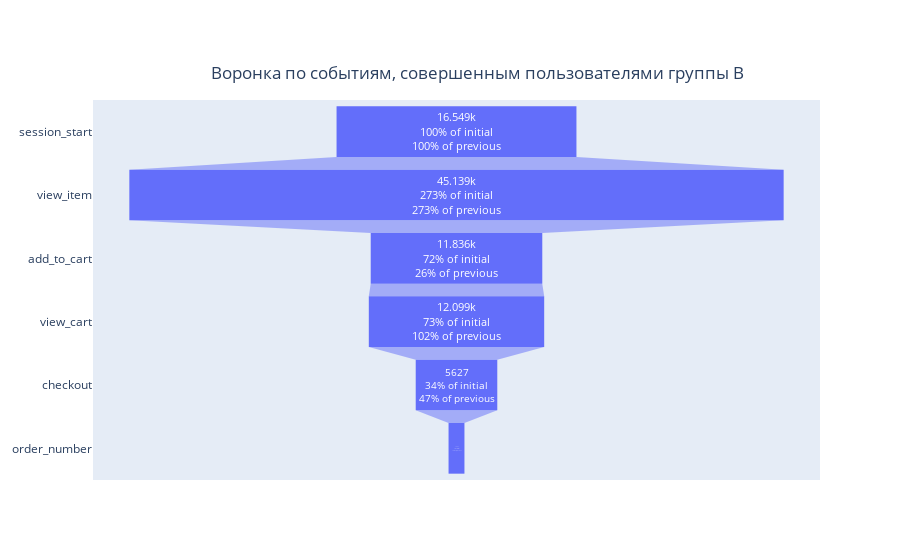

Notebook source saved alongside this figure:
### Code cell
# Строим график воронки
fig = go.Figure(go.Funnel(
        name = 'test',
        y = funnel_b['variable'],
        x = funnel_b['value'],
        textposition = "inside",
        textinfo = "value+percent previous+percent initial"))
fig.update_layout(
    title={
        'text': 'Воронка по событиям, совершенным пользователями группы B',
        'y':0.88,
        'x':0.53,
        'xanchor': 'center',
        'yanchor': 'top'},
    )
fig.show()

### Figure 1 — Plotly figure (JSON) as saved in the notebook; plotly's stock layout.template omitted (floating-point values rounded to 4 significant figures)
{"data": [{"name": "test", "textinfo": "value+percent previous+percent initial", "textposition": "inside", "type": "funnel", "x": [16549, 45139, 11836, 12099, 5627, 1097], "y": ["session_start", "view_item", "add_to_cart", "view_cart", "checkout", "order_number"]}], "layout": {"title": {"text": "Воронка по событиям, совершенным пользователями группы B", "x": 0.53, "xanchor": "center", "y": 0.88, "yanchor": "top"}}}
